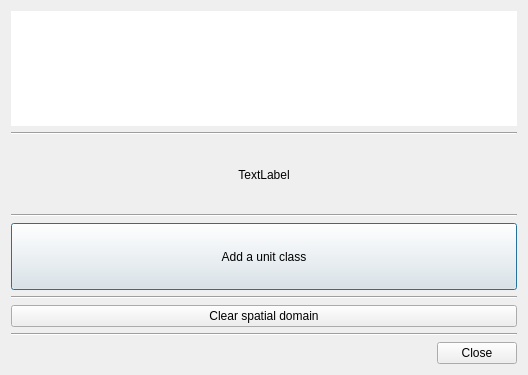
<?xml version="1.0" encoding="UTF-8"?>
<ui version="4.0">
 <class>DummyModalSpatialClassic</class>
 <widget class="QDialog" name="DummyModalSpatialClassic">
  <property name="geometry">
   <rect>
    <x>0</x>
    <y>0</y>
    <width>528</width>
    <height>375</height>
   </rect>
  </property>
  <property name="windowTitle">
   <string notr="true">Dialog</string>
  </property>
  <layout class="QVBoxLayout" name="verticalLayout">
   <item>
    <widget class="QLabel" name="ImageLabel">
     <property name="sizePolicy">
      <sizepolicy hsizetype="Expanding" vsizetype="Fixed">
       <horstretch>0</horstretch>
       <verstretch>0</verstretch>
      </sizepolicy>
     </property>
     <property name="minimumSize">
      <size>
       <width>0</width>
       <height>115</height>
      </size>
     </property>
     <property name="styleSheet">
      <string notr="true">background-color : white;</string>
     </property>
     <property name="text">
      <string/>
     </property>
     <property name="alignment">
      <set>Qt::AlignCenter</set>
     </property>
    </widget>
   </item>
   <item>
    <widget class="QFrame" name="frame">
     <property name="frameShape">
      <enum>QFrame::HLine</enum>
     </property>
     <property name="frameShadow">
      <enum>QFrame::Sunken</enum>
     </property>
    </widget>
   </item>
   <item>
    <widget class="QLabel" name="CountLabel">
     <property name="text">
      <string notr="true">TextLabel</string>
     </property>
     <property name="alignment">
      <set>Qt::AlignCenter</set>
     </property>
    </widget>
   </item>
   <item>
    <widget class="QFrame" name="frame_2">
     <property name="frameShape">
      <enum>QFrame::HLine</enum>
     </property>
     <property name="frameShadow">
      <enum>QFrame::Sunken</enum>
     </property>
    </widget>
   </item>
   <item>
    <layout class="QHBoxLayout" name="horizontalLayout">
     <item>
      <widget class="QPushButton" name="AddButton">
       <property name="sizePolicy">
        <sizepolicy hsizetype="Minimum" vsizetype="Minimum">
         <horstretch>0</horstretch>
         <verstretch>0</verstretch>
        </sizepolicy>
       </property>
       <property name="text">
        <string notr="true">Add a unit class</string>
       </property>
      </widget>
     </item>
    </layout>
   </item>
   <item>
    <widget class="QFrame" name="frame_3">
     <property name="frameShape">
      <enum>QFrame::HLine</enum>
     </property>
     <property name="frameShadow">
      <enum>QFrame::Sunken</enum>
     </property>
    </widget>
   </item>
   <item>
    <widget class="QPushButton" name="ClearButton">
     <property name="text">
      <string notr="true">Clear spatial domain</string>
     </property>
    </widget>
   </item>
   <item>
    <widget class="QFrame" name="frame_4">
     <property name="frameShape">
      <enum>QFrame::HLine</enum>
     </property>
     <property name="frameShadow">
      <enum>QFrame::Sunken</enum>
     </property>
    </widget>
   </item>
   <item>
    <widget class="QDialogButtonBox" name="ButtonBox">
     <property name="standardButtons">
      <set>QDialogButtonBox::Close</set>
     </property>
    </widget>
   </item>
  </layout>
 </widget>
 <resources/>
 <connections/>
</ui>
